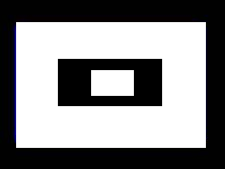
#> input picture OpenCV_Python_Tutorials/04. Image Processing in OpenCV/test.png, 225 x 169 px
$ jupyter execute 09_Contours_in_OpenCV.ipynb   (older library calls are emulated)
#> lines starting #> are read from the running program, lines starting #| are printed output that depends on the picture; after the words box and inside, x2 and y2 are one past the last pixel; in counts of white or black regions, pixels touching at a corner belong together; long printed decimals are rounded
### OpenCV_Python_Tutorials/04. Image Processing in OpenCV/bonghanUtil.py
import cv2 as cv
import numpy as np

def showImage(image, title = 'result'):
    cv.imshow(title, image)
    cv.waitKey(0)
    cv.destroyAllWindows()
    cv.waitKey(1)

def saveImage(title, image):
    cv.imwrite(title, image)

### OpenCV_Python_Tutorials/04. Image Processing in OpenCV/09_Contours_in_OpenCV.ipynb
### OpenCV의 윤곽
All about Contours in OpenCV

#### 윤곽선 : 시작하기
Learn to find and draw Contours

##### 목표
* 윤곽선이 무엇인지 이해하십시오.
* 등고선 찾기, 등고선 그리기 등을 배우십시오.
* 다음 함수를 볼 수 있습니다 : [cv.findContours()](https://docs.opencv.org/3.4/d3/dc0/group__imgproc__shape.html#ga17ed9f5d79ae97bd4c7cf18403e1689a), [cv.drawContours()](https://docs.opencv.org/3.4/d6/d6e/group__imgproc__draw.html#ga746c0625f1781f1ffc9056259103edbc)

##### 윤곽석인란 무었인가
윤곽선은 동일한 색상이나 강도를 가진 모든 연속 점 (경계를 따라)을 결합하는 곡선으로 간단히 설명 할 수 있습니다. 윤곽선은 형상 분석 및 객체 감지 및 인식에 유용한 도구입니다.

* 정확성을 높이려면 이진 이미지를 사용하십시오. 따라서 윤곽선을 찾기 전에 임계점 또는 캐니 에지 감지를 적용하십시오.
* OpenCV 3.2부터 findContours () 는 더 이상 원본 이미지를 수정하지 않지만 수정 된 이미지를 세 개의 반환 매개 변수 중 첫 번째로 반환합니다.
* OpenCV에서 윤곽선을 찾는 것은 검정색 배경에서 흰색 물체를 찾는 것과 같습니다. 그러므로 찾을 수있는 물체는 흰색이어야하고 배경은 검은 색이어야합니다.

이진 이미지의 윤곽선을 찾는 방법을 살펴 보겠습니다.

[cell 1]
import numpy as np
import cv2 as cv
import bonghanUtil as util

im = cv.imread('test.png')
#> im is the input picture: shape (169, 225, 3); mean B, G, R 135.9, 134.9, 135.1
imgray = cv.cvtColor(im, cv.COLOR_BGR2GRAY)

ret, thresh = cv.threshold(imgray, 127, 255, 0)
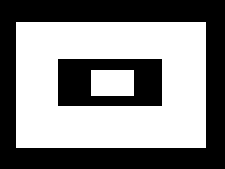
#> thresh: shape (169, 225); 53% white; 2 black regions
im2, contours, hierarchy = cv.findContours(thresh, cv.RETR_TREE, cv.CHAIN_APPROX_SIMPLE)
#> contours = 3 contours; box (x1, y1, x2, y2) and area: (16, 22, 206, 148) 23625, (57, 58, 163, 107) 5038, (91, 70, 134, 96) 1050

See, cv.findContours () 함수 에는 세 개의 인수가 있습니다. 첫 번째는 소스 이미지이고, 두 번째는 등고선 검색 모드이고, 세 번째는 등고선 근사 방법입니다. 그리고 수정 된 이미지, 등고선 및 계층 구조를 출력합니다. 윤곽은 이미지의 모든 윤곽을 파이썬으로 나타낸 목록입니다. 각각의 개별 윤곽은 객체의 경계 지점의 (x, y) 좌표의 넘파이 배열입니다.

##### How to draw the contours?
윤곽선을 그리려면 cv.drawContours 함수가 사용됩니다. 또한 경계 지점이있는 경우 모든 모양을 그리는 데 사용할 수 있습니다. 첫 번째 인수는 소스 이미지이고, 두 번째 인수는 파이썬 목록으로 전달되어야하는 등고선이며, 세 번째 인수는 등고선 색인입니다 (개별 윤곽선을 그리는 데 유용합니다. 모든 윤곽선을 그리려면 -1을 전달하고 나머지 인수는 색상, 두께 기타

* To draw all the contours in an image:

[cell 2]
img = np.zeros(im.shape, np.uint8)

resultImg = cv.drawContours(img, contours, -1, (0,255,0), 3)
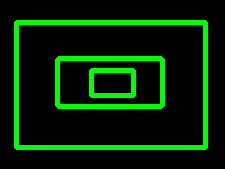
#> resultImg: shape (169, 225, 3); mean of channels 0, 1, 2 0, 35.5, 0; drawn as B, G, R

util.showImage(resultImg)

* To draw an individual contour, say 1st contour:

[cell 3]
img = np.zeros(im.shape, np.uint8)
resultImg = cv.drawContours(img, contours, 2, (0,255,0), 1)

util.showImage(resultImg)

* But most of the time, below method will be useful:

[cell 4]
img = np.zeros(im.shape, np.uint8)
cnt = contours[2]
#> cnt = [[91, 70], [91, 95], [133, 95], [133, 70]]
resultImg = cv.drawContours(img, [cnt], 0, (0,255,0), 3)
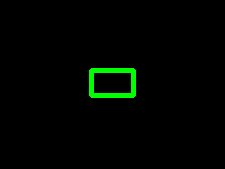
#> resultImg: shape (169, 225, 3); mean of channels 0, 1, 2 0, 4.4, 0; drawn as B, G, R
util.showImage(resultImg)

* 결과

array([[[ 16,  22]], [[ 16, 147]], [[205, 147]], [[205,  22]]], dtype=int32)

array([[[ 57,  59]], [[ 58,  58]], [[161,  58]], [[162,  59]],
       [[162, 105]], [[161, 106]], [[ 58, 106]], [[ 57, 105]]], dtype=int32)

array([[[ 91,  70]], [[ 91,  95]], [[133,  95]], [[133,  70]]], dtype=int32)

##### 윤곽선 근사 방법

이것은 cv.findContours 함수 의 세 번째 인수입니다 . 실제로 그것이 무엇을 나타내는가?

위에서 우리는 등고선이 동일한 강도를 지닌 모양의 경계라고 말했다. 도형 경계의 (x, y) 좌표를 저장합니다. 그러나 그것은 모든 좌표를 저장합니까? 이것은이 윤곽 근사법으로 지정됩니다.

**cv.CHAIN_APPROX_NONE** 를 건네 주면 모든 경계 지점이 저장됩니다. 그러나 실제로 모든 포인트가 필요합니까? 예를 들어, 직선의 윤곽을 발견했습니다. 그 라인을 나타 내기 위해 라인의 모든 포인트가 필요합니까? 아니요, 우리는 그 라인의 두 종점 만 있으면됩니다. 이것이 **cv.CHAIN_APPROX_SIMPLE**의 기능 입니다. 모든 중복 점을 제거하고 윤곽을 압축하여 메모리를 절약합니다.

아래의 사각형 이미지는이 기법을 보여줍니다. 윤곽선 배열의 모든 좌표에 원을 그립니다 (파란색으로 그려 짐). 첫 번째 이미지는 cv.CHAIN_APPROX_NONE (734 점)으로 얻은 점을 표시 하고 두 번째 이미지는 cv.CHAIN_APPROX_SIMPLE (4 점 만)으로 표시합니다. 얼마나 많은 메모리가 절약되는지보십시오!

[cell 5]
for contour in contours:
    print('cv.CHAIN_APPROX_SIMPLE 점의 개수', len(contour))
#> this loop made 3 passes
#> contour on passes 1, 3: [[16, 22], [16, 147], [205, 147], [205, 22]], [[91, 70], [91, 95], [133, 95], [133, 70]]
#| cv.CHAIN_APPROX_SIMPLE 점의 개수 4
#| cv.CHAIN_APPROX_SIMPLE 점의 개수 8
#| cv.CHAIN_APPROX_SIMPLE 점의 개수 4

im2, contours, hierarchy = cv.findContours(thresh, cv.RETR_TREE, cv.CHAIN_APPROX_NONE)

for contour in contours:
    print('cv.CHAIN_APPROX_NONE 점의 개수', len(contour))
#> this loop made 3 passes
#| cv.CHAIN_APPROX_NONE 점의 개수 628
#| cv.CHAIN_APPROX_NONE 점의 개수 302
#| cv.CHAIN_APPROX_NONE 점의 개수 134

#### 윤관선 특징
Learn to find different features of contours like area, perimeter, bounding rectangle etc.

##### 목표
In this article, we will learn

To find the different features of contours, like area, perimeter, centroid, bounding box etc
You will see plenty of functions related to contours.

##### 1. Moments
이미지 순간은 물체의 중심, 물체의 면적 등과 같은 일부 기능을 계산하는 데 도움이됩니다. 이미지 순간 에 위키 백과 페이지를 확인하십시오.

함수 cv.moments () 는 모든 모멘트 값의 사전을 계산합니다. 아래 참조 :

[cell 6]
import numpy as np
import cv2 as cv
import bonghanUtil as util

im = cv.imread('star.png')
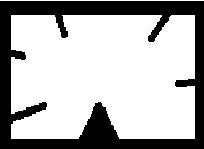
#> input picture OpenCV_Python_Tutorials/04. Image Processing in OpenCV/star.png, 204 x 149 px
#> im is the input picture: shape (149, 204, 3); min 0, max 255, mean 178.4
imgray = cv.cvtColor(im, cv.COLOR_BGR2GRAY)
#> imgray: shape (149, 204)

ret, thresh = cv.threshold(imgray, 127, 255, 0)
#> thresh: shape (149, 204); 70% white; 1 black region
im2, contours, hierarchy = cv.findContours(thresh, 1, 2)
#> contours = 2 contours, 1 with area under 20; largest, box (x1, y1, x2, y2) and area: (11, 15, 195, 139) 20612

cnt = contours[0]
#> cnt = contour of 210 points, box (x1, y1, x2, y2) (11, 15, 195, 139), area 20612
M = cv.moments(cnt)
#> M = moments, m00 20612.5, centre m10/m00, m01/m00 = (103.5, 75.05)

img = np.zeros(im.shape, np.uint8)
resultImg = cv.drawContours(img, [cnt], 0, (0,255,0), 1)
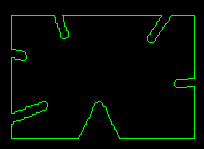
#> resultImg: shape (149, 204, 3); mean of channels 0, 1, 2 0, 7.5, 0; drawn as B, G, R

print(M)
#> (printed output is left out)
util.showImage(resultImg)

'''
import numpy as np
import cv2 as cv
import bonghanUtil as util

im = cv.imread('test.png')
imgray = cv.cvtColor(im, cv.COLOR_BGR2GRAY)

ret, thresh = cv.threshold(imgray, 127, 255, 0)
im2, contours, hierarchy = cv.findContours(thresh, cv.RETR_TREE, cv.CHAIN_APPROX_SIMPLE)

#cnt = contours[0]
#M = cv.moments(cnt)

bImg = np.zeros(im2.shape, np.uint8)
resultImg = cv.drawContours(bImg, contours, -1, (0, 255, 0), 3)

util.showImage(resultImg)
#print(M)
'''

From this moments, you can extract useful data like area, centroid etc. Centroid is given by the relations, Cx = M10 / M00 and Cy = M01 / M00. This can be done as follows:

[cell 7]
cx = int(M['m10'] / M['m00'])
#> cx = 103
cy = int(M['m01'] / M['m00'])
#> cy = 75

print(img.shape, cx, cy)
#| (149, 204, 3) 103 75
#util.showImage(img)

##### 2. Contour Area
Contour area is given by the function cv.contourArea() or from moments, M['m00'].

[cell 8]
area = cv.contourArea(cnt)
#> area = 20612.5

print(area)
#| 20612.5

##### 3. Contour Perimeter
아크 길이라고도합니다. cv.arcLength () 함수를 사용하여 찾을 수 있습니다 . 두 번째 인수는 모양이 닫힌 윤곽 (True로 전달 된 경우)인지 또는 곡선인지 지정합니다.

[cell 9]
perimeter = cv.arcLength(cnt, True)
#> perimeter = 938.5

print(perimeter)
#| 938.492

##### 4. Contour Approximation
우리가 지정한 정밀도에 따라 윤곽 셰이프를 정점 수가 적은 다른 모양으로 근사합니다. Douglas-Peucker 알고리즘을 구현 한 것입니다 . 위키 백과 페이지에서 알고리즘 및 데모를 확인하십시오.

이를 이해하기 위해 이미지에서 사각형을 찾으려고했지만 이미지의 일부 문제로 인해 완벽한 사각형이 아니라 "나쁜 모양"(아래 첫 번째 그림 참조)을 얻었습니다. 이제이 함수를 사용하여 모양을 근사시킬 수 있습니다. 이 두 번째 인수는 엡실론 (epsilon)이라고하며, 이것은 윤곽선에서 근사화 된 윤곽선까지의 최대 거리입니다. 이것은 정확도 매개 변수입니다. 올바른 출력을 얻으려면 엡실론을 현명하게 선택해야합니다.

[cell 10]
epsilon = 0.1 * cv.arcLength(cnt, True)
#> epsilon = 93.85
approx = cv.approxPolyDP(cnt, epsilon, True)
#> approx = [[11, 15], [11, 138], [194, 138], [194, 15]]

img = np.zeros(im.shape, np.uint8)
resultImg = cv.drawContours(img, [cnt], 0, (0,255,0), 1)

util.showImage(resultImg)

resultImg = cv.drawContours(img, [approx], 0, (0,255,0), 1)
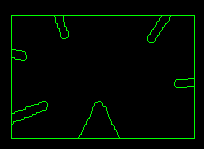
#> resultImg: shape (149, 204, 3); 0.26% of pixels changed, all inside (x1, y1, x2, y2) = (11, 15, 195, 139); drawn as B, G, R

util.showImage(resultImg)

print(epsilon, approx)
#| 93.849 [[[ 11  15]]
#|  [[ 11 138]]
#|  [[194 138]]
#|  [[194  15]]]

##### 5. Convex Hull 볼록 선체
볼록 선체는 윤곽 근사와 유사하게 보이지만 그렇지 않습니다 (두 경우 모두 동일한 결과를 제공 할 수 있음). 여기서, cv.convexHull () 함수는 커브의 convexity 결함을 검사하고 그것을 수정합니다. 일반적으로 말하자면, 볼록한 곡선은 항상 밖으로 튀어 나오거나 적어도 평평한 곡선입니다. 그리고 그것이 내부로 부풀어 오르는 경우, 이는 볼록 결함으로 불립니다. 예를 들어, 손의 아래 이미지를 확인하십시오. 빨간색 선은 볼록한 선체를 보여줍니다. 양면 화살표는 컨투어로부터의 선체의 국부적 인 최대 편차 인 볼록 결함을 보여줍니다.

구문에 대해 약간 논의 할 사항이 있습니다.

hull = cv.convexHull(points[, hull[, clockwise[, returnPoints]]
인수 세부 정보 :

포인트 는 우리가 전달하는 윤곽입니다.
선체 가 출력물이며, 일반적으로 우리는 그것을 피합니다.
시계 방향 : 방향 플래그. True이면 출력 볼록 선체는 시계 방향으로 향하게됩니다. 그렇지 않으면 반 시계 방향으로 향하게됩니다.
returnPoints : 기본적으로 True입니다. 그런 다음 선체 점의 좌표를 반환합니다. False이면 선체 점에 해당하는 윤곽 점의 인덱스를 반환합니다.
위 이미지와 같이 볼록한 선체를 얻으려면 다음을 수행하면 충분합니다.

hull = cv.convexHull(cnt)

그러나 convexity 결함을 찾으려면 returnPoints = False를 전달해야합니다. 이를 이해하기 위해 위의 직사각형 이미지를 사용합니다. 처음에는 그 윤곽선을 cnt로 찾았습니다. 이제 returnPoints = True로 볼록한 선체를 발견했습니다. 다음 값을 얻었습니다 : [[234 202]], [[51 202]], [51 79]], [[234 79]]] 직사각형의 점. 이제 returnPoints = False로 동일하게 수행하면 [[129], [67], [0], [142]] 결과를 얻습니다. 이것들은 등고선에서 대응하는 점의 색인입니다. 예를 들어, 첫 번째 값을 확인하십시오 : cnt [129] = [[234, 202]] 이는 첫 번째 결과와 같습니다 (다른 것들도 마찬가지입니다).

볼록 결함에 대해 논의 할 때 다시 볼 수 있습니다.

[cell 11]
import numpy as np
import cv2 as cv
import bonghanUtil as util

im = cv.imread('ConvexHull.jpg')
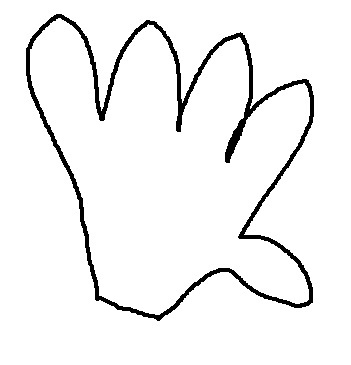
#> input picture OpenCV_Python_Tutorials/04. Image Processing in OpenCV/convexHull.jpg, 351 x 365 px, found by its file name
#> im is the input picture: shape (365, 351, 3); min 0, max 255, mean 242
imgray = cv.cvtColor(im, cv.COLOR_BGR2GRAY)
#> imgray: shape (365, 351)

blur = cv.GaussianBlur(imgray, (5, 5), 0)
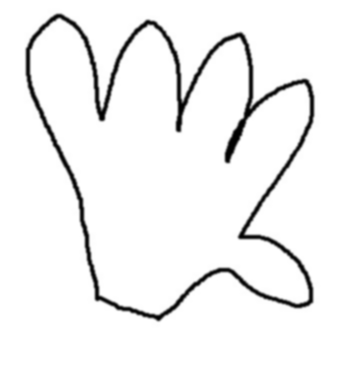
#> blur: shape (365, 351); min 0, max 255, mean 242.1
_, thresh = cv.threshold(blur, 0, 255, cv.THRESH_BINARY + cv.THRESH_OTSU)
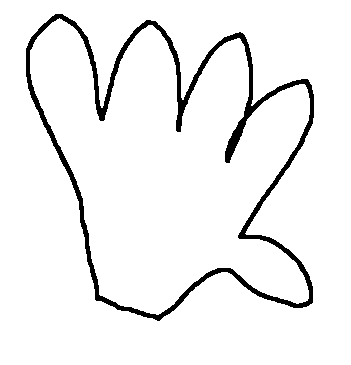
#> thresh: shape (365, 351); 94.4% white; 1 black region

im2, contours, hierarchy = cv.findContours(thresh, 1, 2)
#> contours = 3 contours; box (x1, y1, x2, y2) and area: (0, 0, 351, 365) 127400, (25, 13, 315, 322) 57898, (30, 18, 310, 315) 49436

cnt = contours[0]
#> cnt = contour of 726 points, box (x1, y1, x2, y2) (30, 18, 310, 315), area 49436
M = cv.moments(cnt)
#> M = moments, m00 49436.5, centre m10/m00, m01/m00 = (168.7, 166.3)

img = np.zeros(im.shape, np.uint8)
resultImg = cv.drawContours(img, [cnt], 0, (0,255,0), 1)
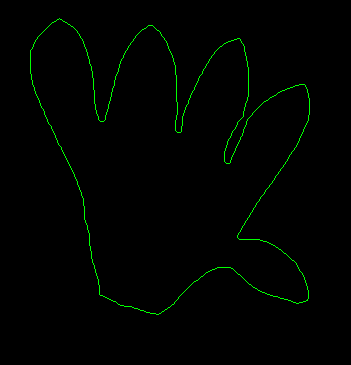
#> resultImg: shape (365, 351, 3); mean of channels 0, 1, 2 0, 2.8, 0; drawn as B, G, R

print(M)
#> (printed output is left out)
util.showImage(resultImg)

#hull
hull = cv.convexHull(cnt)

resultImg = cv.drawContours(img, hull, -1, (255, 0, 0), 10)

util.showImage(resultImg)

epsilon = 0.1 * cv.arcLength(cnt, True)
approx = cv.approxPolyDP(cnt, epsilon, True)

resultImg = cv.drawContours(img, [approx], -1, (0, 0, 255), 1)

util.showImage(resultImg)
